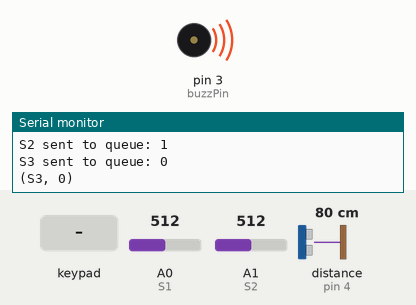
Simulated run of this sketch. Board: Arduino Uno, built with avr-gcc and run on an emulated ATmega328P. Shown: buzzer (waves = sounding), the last lines printed to the serial monitor. Wiring (inferred from the names in the program): ultrasonic range finder: trigger pin 2; echo pin 4. The test bench sets the inputs (shaded band); at power-on: distance to the obstacle (sensor on pin 4) 80 cm, A0 (S1) = 512, A1 (S2) = 512. The echo pulse lasts 58.3 µs per cm.

Above: at 1.2 s.
1.3 s: distance to the obstacle (sensor on pin 4) set to 2 cm
At 4.32 s:
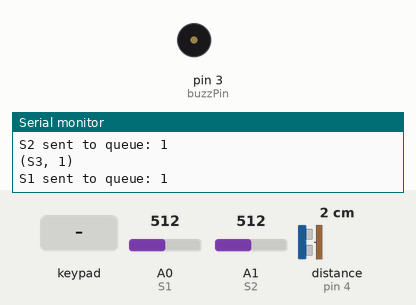
4.8 s: key '1' pressed
8.3 s: A0 (S1) set to 0
12.0 s: distance to the obstacle (sensor on pin 4) set to 4 cm
Timing chart, 0 to 14.9 s (numbered marks = the images above; inputs shaded):
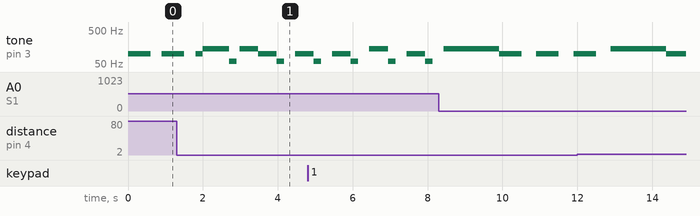

Measured:
- by itself, tone on pin 3 (buzzPin): repeats every 0.99 s: 100 Hz 0.60 s, silent 0.39 s

The sketch:

PF1_Moises_Dafne.ino
```cpp
// Dafne Vania Peña Cortés  (A01732610)
// Moisés Miles Barajas     (A01730779)

#include <Arduino_FreeRTOS.h>
#include "queue.h"
#include "semphr.h"
#include <Keypad.h>                     // https://github.com/Chris--A/Keypad
#include <EasyBuzzer.h>

#define S1  A0                          // Fotoresistencia
#define S2  A1                          // Potenciómetro

const int buzzPin = 3;                  // Buzzer
const int EchoPin = 4;                  // Ultrasónico
const int TriggerPin = 2;

const byte ROWS = 4;                    // Rows on the keypad
const byte COLS = 4;                    // Columns on the keypad
char keys[ROWS][COLS] = {               // Define the keypad matrix
  {'1', '2', '3', 'A'},
  {'4', '5', '6', 'B'},
  {'7', '8', '9', 'C'},
  {'*', '0', '#', 'D'}
};
byte rowPins[ROWS] = { 12, 11, 10, 9 }; // Row pins of the keypad
byte colPins[COLS] = { 8, 7, 6, 5 };    // Column pins of the keypad

Keypad keypad = Keypad(makeKeymap(keys), rowPins, colPins, ROWS, COLS);

//Queue handle
QueueHandle_t serialGKQueue;
//Semaphore handle
SemaphoreHandle_t xBuzzerMutex;

String password = "0000";
String inputPw = "";
int8_t enableAlarm = 1;
int8_t alarmOn = 0;

struct sen {
   int8_t id;
   int8_t value;
};

void setup() {
  Serial.begin(9600);

  pinMode(TriggerPin, OUTPUT);
  pinMode(EchoPin, INPUT);

  // Buzzer pin configuration
  EasyBuzzer.setPin(buzzPin);

  // Creation of tasks
  xTaskCreate(vS1Task,        "SENSOR 1 TASK",          100, NULL, 2, NULL);
  xTaskCreate(vS2Task,        "SENSOR 2 TASK",          100, NULL, 2, NULL);
  xTaskCreate(vS3Task,        "SENSOR 3 TASK",          100, NULL, 2, NULL);
  xTaskCreate(vGKSerialTask,  "SERIAL GATEKEEPER TASK", 100, NULL, 1, NULL);
  xTaskCreate(vKeypadTask,    "KEYPAD HANDLER TASK",    100, NULL, 2, NULL);

  // Creation of the queue
  serialGKQueue = xQueueCreate(4, sizeof(sen));

  // Check if queue has been created
  if (serialGKQueue == NULL){
    Serial.println("Queue not created");
    while(1);
  }

  //Creation of the binary sempahore
  xBuzzerMutex = xSemaphoreCreateMutex();

  // Check if mutex has been created
  if(xBuzzerMutex == NULL)
  {
    Serial.println("Mutex not created");
    while(1);
  } else {
    // Give the semaphore outside the infinite loop
    xSemaphoreGive(xBuzzerMutex);
  }
}

void getInput() {
  char key;
  int n = 4;

  inputPw = "";
  for(int i=0; i<n; i++) {
    key = keypad.getKey();
    while(key == NO_KEY) { // When a key is not pressed
      key = keypad.getKey();
    }
    inputPw += key;
  }
  Serial.println(inputPw);

}

void configPassword() {
  getInput();

//  byte at = 0;
//  const char *p = inputPw;
//  password = "";
//
//  while(*p++) {
//    password.concat(inputPw[at++]);
//  }

  password = inputPw;

  Serial.println(password);
  buzzerOn(4);
}

void enAlarm() {
  getInput();
  if(password == inputPw) {
    if(enableAlarm == 1){
      enableAlarm = 0;
    } else {
      enableAlarm = 1;
    }
  }
}

void alarmOff() {
  getInput();
  if(alarmOn == 1 && password == inputPw){
    alarmOn = 0;
  }
}

void buzzerOn(int sensor) {
  //Take semaphore
  xSemaphoreTake(xBuzzerMutex, portMAX_DELAY);
  switch(sensor) {
    case 1:
      // Activate buzzer for a moment (60 Hz, 1 s)
      EasyBuzzer.singleBeep(60, 200);
      break;
    case 2:
      // Activate buzzer for a moment (60 Hz, 1 s)
      EasyBuzzer.singleBeep(100, 600);
      break;
    case 3:
      // Activate buzzer for a moment (60 Hz, 1 s)
      EasyBuzzer.singleBeep(140, 1000);
      break;
    case 4:
      // Activate buzzer for a moment (60 Hz, 1 s)
      EasyBuzzer.singleBeep(20, 1000);
      break;
    default:
      // Activate buzzer for a moment (60 Hz, 1 s)
      EasyBuzzer.singleBeep(60, 1000);
      break;
  }

  //Give semaphore
  xSemaphoreGive(xBuzzerMutex);
}

int ping(int TriggerPin, int EchoPin) {
  long duration, distanceCm;

  digitalWrite(TriggerPin, LOW);  //para generar un pulso limpio ponemos a LOW 4us
  delayMicroseconds(4);
  digitalWrite(TriggerPin, HIGH);  //generamos Trigger (disparo) de 10us
  delayMicroseconds(10);
  digitalWrite(TriggerPin, LOW);

  duration = pulseIn(EchoPin, HIGH);  //medimos el tiempo entre pulsos, en microsegundos

  distanceCm = duration * 10 / 292 / 2;   //convertimos a distancia, en cm
  return distanceCm;
}

// Fotoresistencia
void vS1Task(void * pvParameters) {
  sen infoToSend;
  infoToSend.id = 1;
  BaseType_t qStatus;
  int analogValue;

  while(1) {
    // Entering critical section
    taskENTER_CRITICAL();

    analogValue = analogRead(S1);
    analogValue = map(analogValue, 0, 1023, 0, 255);
    if(analogValue >= 100) {
      infoToSend.value = 1;
    } else {
      infoToSend.value = 0;
    }

    qStatus = xQueueSend(serialGKQueue, &infoToSend, portMAX_DELAY);

    if(qStatus != pdPASS) {
      Serial.println("S1 data NOT sent to queue");
    } else {
      Serial.print("S1 sent to queue: ");
      Serial.println(infoToSend.value);

      if(infoToSend.value == 1) {
        alarmOn = 1;
        buzzerOn(1);
      } else {
        alarmOn = 0;
      }
    }

    // Exit critical section
    taskEXIT_CRITICAL();

    // Necessary for the operation of the serial monitor
    vTaskDelay(pdMS_TO_TICKS(900));
  }
}

// Potenciómetro
void vS2Task(void * pvParameters) {
  sen infoToSend;
  infoToSend.id = 2;
  BaseType_t qStatus;
  int analogValue;

  while(1) {
    // Entering critical section
    taskENTER_CRITICAL();

    analogValue = analogRead(S2);
    analogValue = map(analogValue, 0, 1023, 0, 255);
    if(analogValue >= 127) {
      infoToSend.value = 1;
    } else {
      infoToSend.value = 0;
    }

    qStatus = xQueueSend(serialGKQueue, &infoToSend, portMAX_DELAY);

    if(qStatus != pdPASS) {
      Serial.println("S2 data NOT sent to queue");
    } else {
      Serial.print("S2 sent to queue: ");
      Serial.println(infoToSend.value);

      if(infoToSend.value == 1) {
        alarmOn = 1;
        buzzerOn(2);
      } else {
        alarmOn = 0;
      }
    }

    // Exit critical section
    taskEXIT_CRITICAL();

    // Necessary for the operation of the serial monitor
    vTaskDelay(pdMS_TO_TICKS(900));
  }
}

// Ultrasónico
void vS3Task(void * pvParameters) {
  sen infoToSend;
  infoToSend.id = 3;
  BaseType_t qStatus;
  int cmDist;

  while(1) {
    // Entering critical section
    taskENTER_CRITICAL();

    cmDist = ping(TriggerPin, EchoPin);
    if(cmDist <= 10) {
      infoToSend.value = 1;
    } else {
      infoToSend.value = 0;
    }

    qStatus = xQueueSend(serialGKQueue, &infoToSend, portMAX_DELAY);

    if(qStatus != pdPASS) {
      Serial.println("S3 data NOT sent to queue");
    } else {
      Serial.print("S3 sent to queue: ");
      Serial.println(infoToSend.value);

      if(infoToSend.value == 1) {
        alarmOn = 1;
        buzzerOn(3);
      } else {
        alarmOn = 0;
      }
    }

    // Exit critical section
    taskEXIT_CRITICAL();

    // Necessary for the operation of the serial monitor
    vTaskDelay(pdMS_TO_TICKS(900));
  }
}


void vGKSerialTask(void * pvParameters) {
  sen senInfoReceived;

  BaseType_t qStatus;
  //const TickType_t xTicksToWait = pdMS_TO_TICKS(100);

  while(1) {
    // Entering critical section
    taskENTER_CRITICAL();

    if(enableAlarm == 1) {
      qStatus = xQueueReceive(serialGKQueue, &senInfoReceived, portMAX_DELAY);

      if(qStatus == pdPASS) {
        switch (senInfoReceived.id) {
          case 1:
            Serial.print("(S1, ");
            Serial.print(senInfoReceived.value);
            Serial.print(")");
            break;
          case 2:
            Serial.print("(S2, ");
            Serial.print(senInfoReceived.value);
            Serial.print(")");
            break;
          case 3:
            Serial.print("(S3, ");
            Serial.print(senInfoReceived.value);
            Serial.print(")");
            break;
          default:
            Serial.print("Invalid sensor ID");
            break;
        }
      } else {
        Serial.println("Sensor data NOT received from queue");
      }
    }

    Serial.println("");

    // Exit critical section
    taskEXIT_CRITICAL();

    vTaskDelay(pdMS_TO_TICKS(500));
  }
}

void vKeypadTask(void * pvParameters) {
  char key;

  while(1) {
    key = keypad.getKey();

    if (key != NO_KEY) { // When a key is pressed
      Serial.println(key);
      switch(key){
        case 'A':
          configPassword();
          break;
        case 'B':
          enAlarm();
          break;
        case 'C':
          alarmOff();
          break;
        default:
          Serial.println("Not a valid option");
          break;
      }
    }

    vTaskDelay(pdMS_TO_TICKS(100));
  }
}

void loop() {
  // Función para que funcione la librería
  EasyBuzzer.update();
}
```
